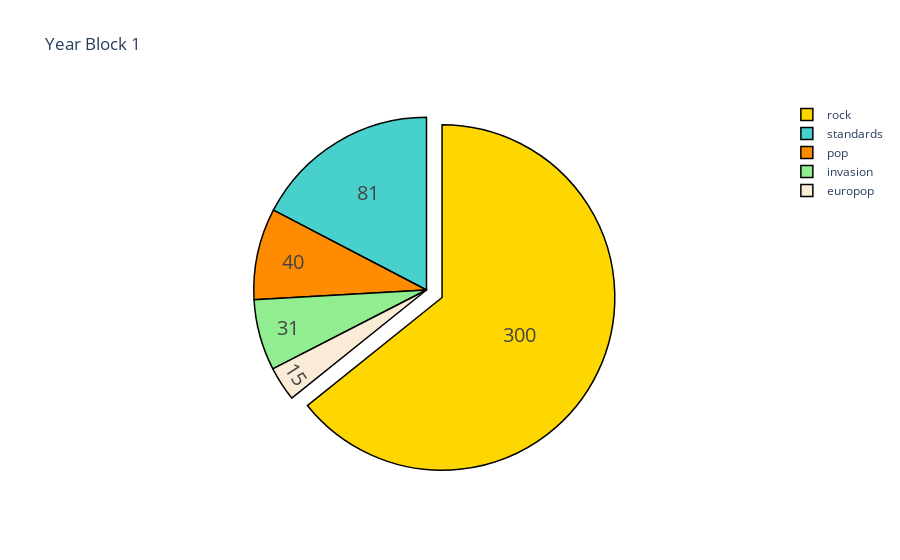
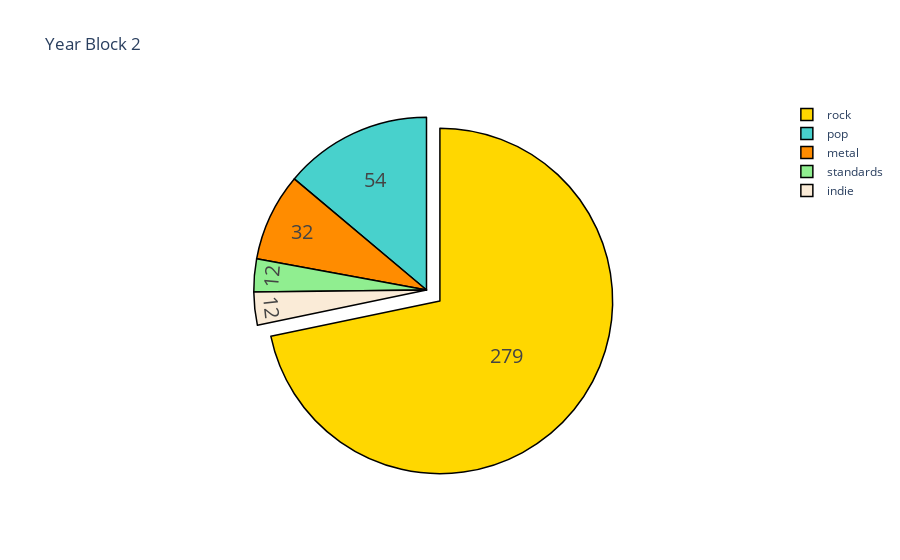
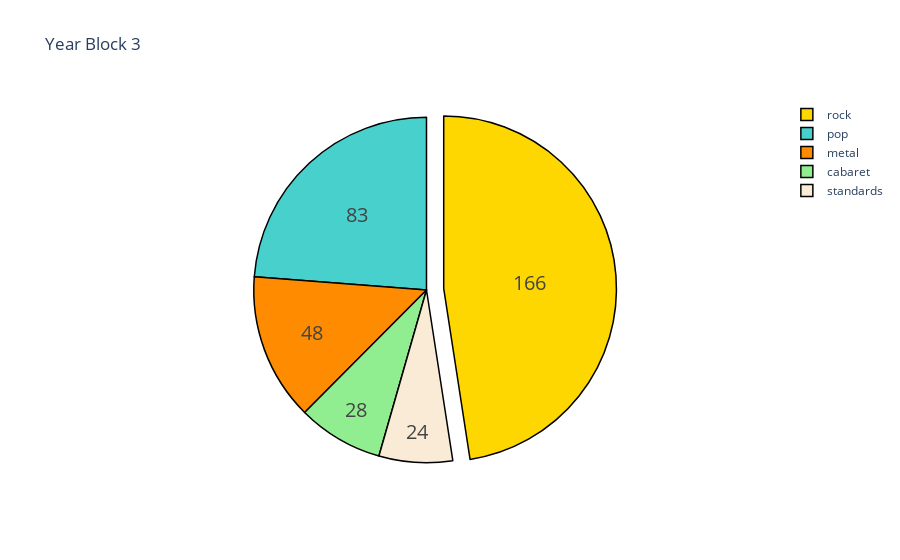
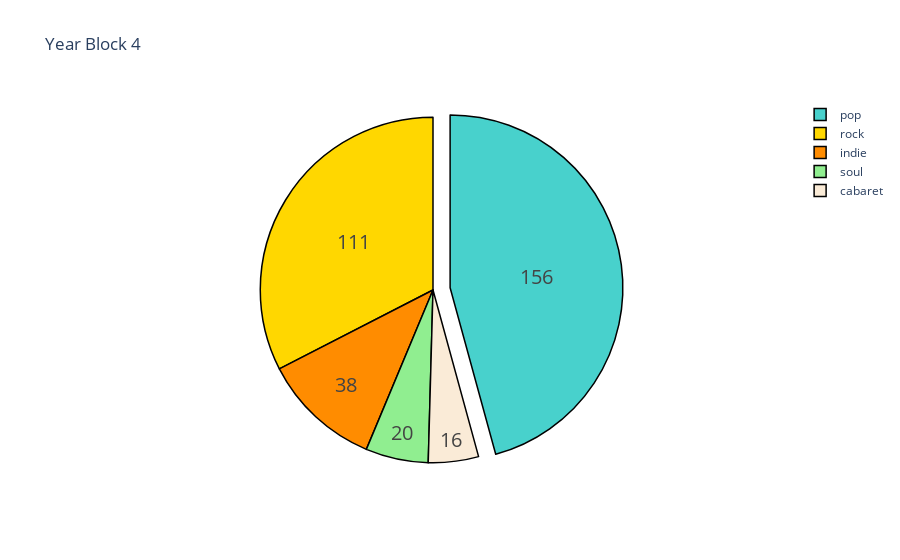

Notebook code cell kept with these figures, in order:
### Markdown cell above
## Pie Chart Visuals of Year Blocks showing trend/shift in genres between (1956 - 2019)

### Code cell
#Creation of Year block 1 & Genre counter for Pie Chart Viaual:
year_block_1 = year_block(1) 
genre_count(year_block_1)
   
#Pie chart for year block 1:
values = genre_count(year_block_1).values
names = genre_count(year_block_1).index
colors = ['gold', 'mediumturquoise', 'darkorange', 'lightgreen', 'AntiqueWhite']

fig = go.Figure(data=[go.Pie(labels=names, values=values, pull=[0.1, 0, 0, 0, 0])])
fig.update_traces(hoverinfo='label+percent', textinfo='value', textfont_size=20,
                  marker=dict(colors=colors, line=dict(color='#000000', width=1.5)))
fig.update_layout(title_text='Year Block 1')
fig.show()
   
    
#Creation of Year block 2 & Genre counter for Pie Chart Viaual:
year_block_2 = year_block(2) 
genre_count(year_block_2)
   
#Pie chart for year block 2:
values = genre_count(year_block_2).values
names = genre_count(year_block_2).index
colors = ['gold', 'mediumturquoise', 'darkorange', 'lightgreen', 'AntiqueWhite']

fig = go.Figure(data=[go.Pie(labels=names, values=values, pull=[0.1, 0, 0, 0, 0])])
fig.update_traces(hoverinfo='label+percent', textinfo='value', textfont_size=20,
                  marker=dict(colors=colors, line=dict(color='#000000', width=1.5)))
fig.update_layout(title_text='Year Block 2')
fig.show()


#Creation of Year block 3 & Genre counter for Pie Chart Viaual:
year_block_3 = year_block(3) 
genre_count(year_block_3)
   
#Pie chart for year block 3:
values = genre_count(year_block_3).values
names = genre_count(year_block_3).index
colors = ['gold', 'mediumturquoise', 'darkorange', 'lightgreen', 'AntiqueWhite']

fig = go.Figure(data=[go.Pie(labels=names, values=values, name="Year Block 3", pull=[0.1, 0, 0, 0, 0])])
fig.update_traces(hoverinfo='label+percent', textinfo='value', textfont_size=20,
                  marker=dict(colors=colors, line=dict(color='#000000', width=1.5)))
fig.update_layout(title_text='Year Block 3')
fig.show()


#Creation of Year block 4 & Genre counter for Pie Chart Viaual:
year_block_4 = year_block(4) 
genre_count(year_block_4)
   
#Pie chart for year block 4:
values = genre_count(year_block_4).values
names = genre_count(year_block_4).index
colors = ['mediumturquoise','gold', 'darkorange', 'lightgreen', 'AntiqueWhite']

fig = go.Figure(data=[go.Pie(labels=names, values=values, pull=[0.1, 0, 0, 0, 0])])
fig.update_traces(hoverinfo='label+percent', textinfo='value', textfont_size=20,
                  marker=dict(colors=colors, line=dict(color='#000000', width=1.5)))
fig.update_layout(title_text='Year Block 4')
fig.show()

### Figure 1 — Plotly figure (JSON) as saved in the notebook; plotly's stock layout.template omitted (floating-point values rounded to 4 significant figures)
{"data": [{"hoverinfo": "label+percent", "labels": ["rock", "standards", "pop", "invasion", "europop"], "marker": {"colors": ["gold", "mediumturquoise", "darkorange", "lightgreen", "AntiqueWhite"], "line": {"color": "#000000", "width": 1.5}}, "pull": [0.1, 0, 0, 0, 0], "textfont": {"size": 20}, "textinfo": "value", "type": "pie", "values": [300, 81, 40, 31, 15]}], "layout": {"title": {"text": "Year Block 1"}}}

### Figure 2 — Plotly figure (JSON) as saved in the notebook; plotly's stock layout.template omitted (floating-point values rounded to 4 significant figures)
{"data": [{"hoverinfo": "label+percent", "labels": ["rock", "pop", "metal", "standards", "indie"], "marker": {"colors": ["gold", "mediumturquoise", "darkorange", "lightgreen", "AntiqueWhite"], "line": {"color": "#000000", "width": 1.5}}, "pull": [0.1, 0, 0, 0, 0], "textfont": {"size": 20}, "textinfo": "value", "type": "pie", "values": [279, 54, 32, 12, 12]}], "layout": {"title": {"text": "Year Block 2"}}}

### Figure 3 — Plotly figure (JSON) as saved in the notebook; plotly's stock layout.template omitted (floating-point values rounded to 4 significant figures)
{"data": [{"hoverinfo": "label+percent", "labels": ["rock", "pop", "metal", "cabaret", "standards"], "marker": {"colors": ["gold", "mediumturquoise", "darkorange", "lightgreen", "AntiqueWhite"], "line": {"color": "#000000", "width": 1.5}}, "name": "Year Block 3", "pull": [0.1, 0, 0, 0, 0], "textfont": {"size": 20}, "textinfo": "value", "type": "pie", "values": [166, 83, 48, 28, 24]}], "layout": {"title": {"text": "Year Block 3"}}}

### Figure 4 — Plotly figure (JSON) as saved in the notebook; plotly's stock layout.template omitted (floating-point values rounded to 4 significant figures)
{"data": [{"hoverinfo": "label+percent", "labels": ["pop", "rock", "indie", "soul", "cabaret"], "marker": {"colors": ["mediumturquoise", "gold", "darkorange", "lightgreen", "AntiqueWhite"], "line": {"color": "#000000", "width": 1.5}}, "pull": [0.1, 0, 0, 0, 0], "textfont": {"size": 20}, "textinfo": "value", "type": "pie", "values": [156, 111, 38, 20, 16]}], "layout": {"title": {"text": "Year Block 4"}}}
